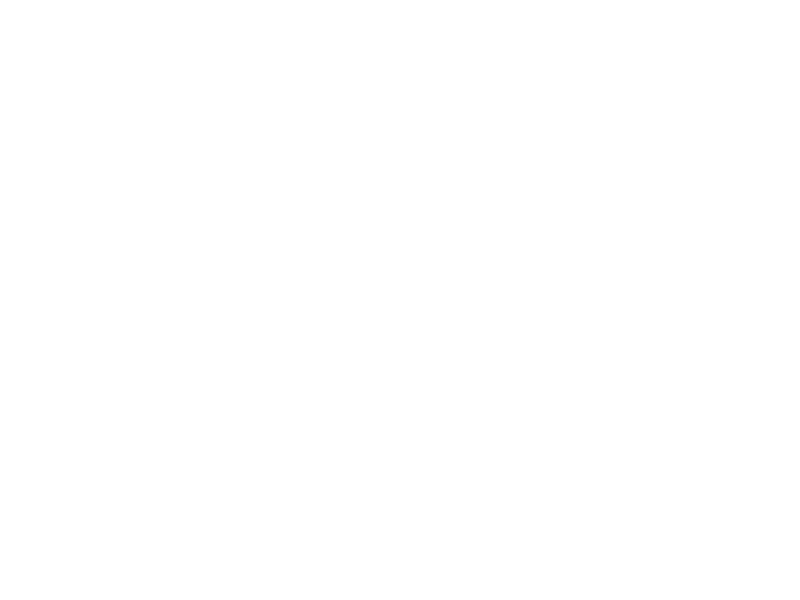
Frame 1 (no input)
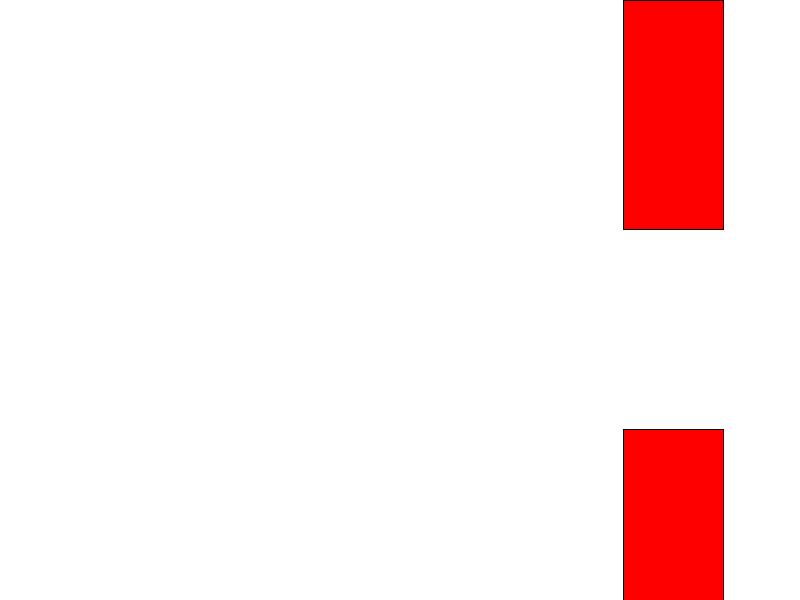
Frame 60 (the mouse pressed at the canvas centre just before this capture)
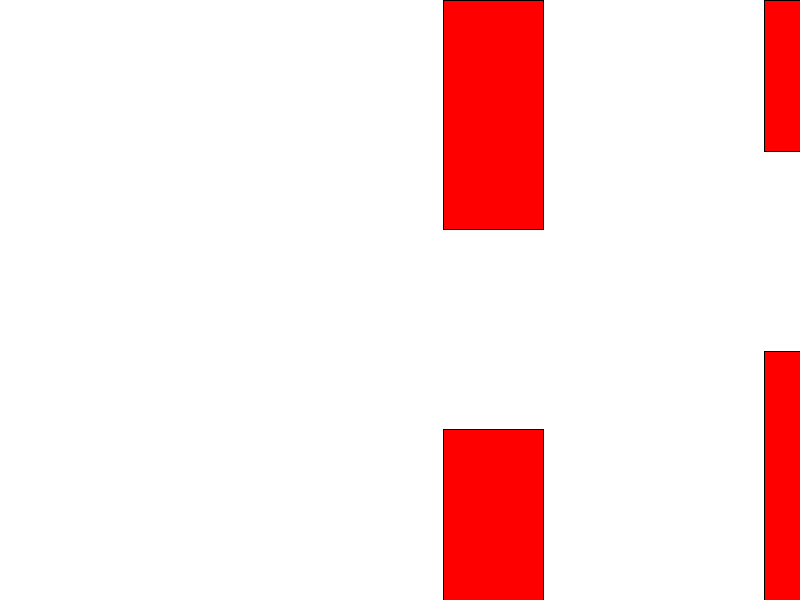
Frame 120 (the mouse held since frame 60 and released just before this capture)

The Processing sketch that drew these frames (run headless with seeded random() and noise(); from frame 60 on, the mouse is pressed at the canvas centre):

// Processing sketch: main
// ── main.pde
ArrayList<Pipe> pipes;

void setup(){
  size(800, 600);
  pipes = new ArrayList<Pipe>();
  pipes.add(new Pipe()); //Initial Pipe
}

void draw(){
  background(255);
   
  int index = 0;
  for(Pipe p : pipes){
    p.drawPipes();
  }
  
  for(Pipe p : pipes){
    p.move();
    
    if(p.x < 0 - p.size){
      pipes.remove(index);
      break;
    }
    
    if(pipes.size() == index+1 && p.x < width - width/2.5){
      pipes.add(new Pipe());
      break;
    }
    index++;
  }
  
}

// ── bird.pde
class Bird {
  int posX, posY;
  float fallAccel, jumpAccel;
  boolean isJumping;
  boolean isDead;

  Bird() {
    this.posX = 200;
    this.posY = height/2;
    this.fallAccel = 0;
    this.jumpAccel = 0;
    this.isJumping = false;
    this.isDead = false;
  }

  void move() {

    if (!isDead && isJumping) {
      this.posY -= this.jumpAccel;

      if (this.jumpAccel > 2)
        this.jumpAccel -= 0.8;
      else {
        this.jumpAccel -= 0.2;
      }
    } else {
      this.posY += this.fallAccel;
      this.fallAccel += 0.4;
    }

    if (!isDead && !isJumping && this.fallAccel < 3.0) {
      this.fallAccel = 3.0;
    }

    if (!isDead && isJumping && this.jumpAccel < 0) {
      this.jumpAccel = 0;
      isJumping = false;
    }
    
    if(this.posY + 40 > height){
      this.posY = height-40; //Die
      this.isDead = true;
    }
  }

  void jump() {
    isJumping = true;
    this.jumpAccel = 10;
    this.fallAccel = 2;
  }

  void drawBird() {
    fill(255, 255, 0);
    rect(this.posX, this.posY, 40, 40);
  }
}

// ── pipe.pde
class Pipe{
 int locY;
 int size;
 public int x;
 
 Pipe(){
   this.x = width;
   this.size = 200; //needs tweaking
   this.locY = int(random(200, height-200));
 }
 
 void move(){
   this.x -= 3;
 }
 
 void drawPipes(){
   fill(255, 0, 0);
   stroke(0);
   rect(this.x, 0, this.size/2, this.locY-(size/2));
   rect(this.x, this.locY + (size/2), this.size/2, height);
 }
}

// ── score.pde
class Score{
 color col;
 int value;
 int posX, posY;
 
 Score(){
   value = 0;
   this.posX = 400;
   this.posY = 150;
 }
 
 void drawScore(){
   textSize(30);
   fill(0);
   text(value, this.posX, this.posY);
 }
 
 void addScore(){
   this.value++;
 }
}
